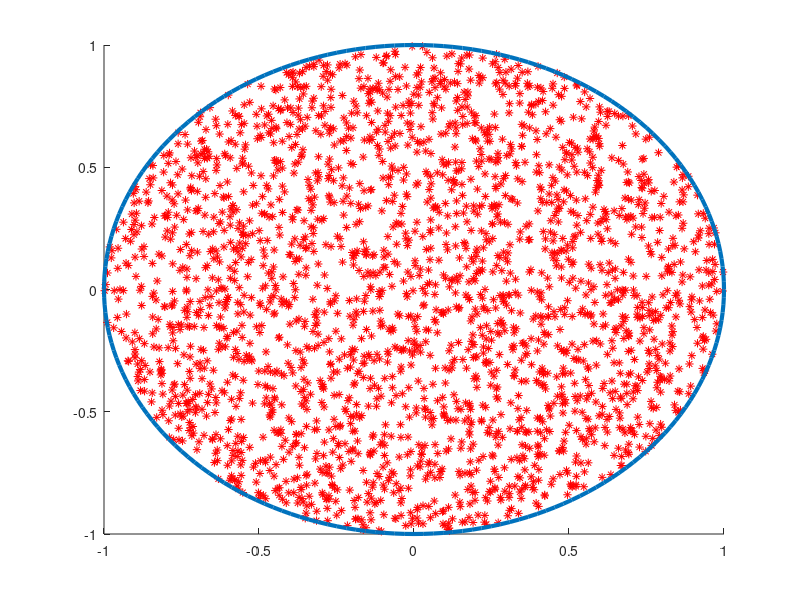

Here is the MATLAB script that generated this plot:
close all;
clear all;

% Project 3.
%
% Students:
%   Adrian Breaz
%   Alexandru Fikl


n = 2500;
X = rand(n, 1);
Y = rand(n, 1);

disp('Exercise number format:');
disp(' - first digit: exercise number');
disp(' - second digit: subproblem number (none if it does not have one)');
exercise = input('Give exercise number: ');

switch exercise
    case 2
        lambda = 1;         % value for which c_{\lambda} is minimal

        cdfexp = @(x) lambda * exp(-lambda * x);
        icdfexp = @(x) -log(1 - x)/ lambda;
        cdfnorm = @(x) sqrt(pi/2) * exp(-x^2/2);
        c = sqrt(2 / pi) * exp(lambda^2 / 2) / lambda;

        % Create a random variable using the exponential and Thm 1
        for i = 1:n
            U = rand();
            x = icdfexp(rand());
            const = 2 * randi([0, 1]) - 1;
            j = 1;

            while cdfnorm(x) <= (U * c * cdfexp(x))
                U = rand();
                x = icdfexp(rand());
                j = j + 1;
            end

            Y(i) = x * const;
            I(i) = j;
        end

        fprintf('The mean is %d\n', mean(I));
        cdfplot(Y);
    case 3
        % Generate (X, Y) uniformly on a square [0, 1]x[0, 1]
        hold on;
        plot(X, Y, 'r*');
        plot([0 1 1 0 0], [0 0 1 1 0], 'LineWidth', 3);
        hold off;
    case 4
        % Generate (X, Y) uniformly on a triangle (0, 0), (1, 0), (0, 1)
        for i = 1:n
            x = rand();
            y = rand();

            while (x + y) > 1
                x = rand();
                y = rand();
            end

            X(i) = x;
            Y(i) = y;
        end

        hold on;
        plot(X, Y, 'r*');
        plot([0 1 0 0], [0 0 1 0], 'LineWidth', 3);
        hold off
    case 5
        % Generate (X, Y) uniformly on the unit disk
        % limits of x and y
        a = 1;
        b = -1;
        r = 1;      % radius

        for i = 1:n
            x = a + (b - a) * rand();
            y = a + (b - a) * rand();

            while (x^2 + y^2) > r
                x = a + (b - a) * rand();
                y = a + (b - a) * rand();
            end

            X(i) = x;
            Y(i) = y;
        end

        hold on;
        plot(X, Y, 'r*');
        plot(r * cos(0:pi/100:2 * pi), r * sin(0:pi/100:2 * pi), 'LineWidth', 3);
        hold off;
    case 6
        % Generate (X, Y) uniformly in the set:
        %   D_f = {(x, y) \in R^2: 0 <= y <= f(x)}
        % for a given f.
        f = @(x) 3 * x.^2;
        Z = linspace(0, 1, 100);

        % limits of x
        a = 1;
        b = 0;

        % limits of f(x)
        c = 3;
        d = 0;

        for i = 1:n
            x = a + (b - a) * rand();
            y = c + (d - c) * rand();

            while y > f(x)
                x = a + (b - a) * rand();
                y = c + (d - c) * rand();
            end

            X(i) = x;
            Y(i) = y;
        end

        hold on;
        plot(X, Y, 'r*');
        plot(Z, f(Z), 'LineWidth', 3);
        hold off;
     case 7
        % Generate X with the density f.
        f = @(x) 2 * sqrt(1 - x.^2) / pi;
        g = @(x) 0.5;

        c =  4/pi;

        % limits of x
        a = 1;
        b = -1;

        for i = 1:n
            U = rand();
            y = a + (b - a) * rand();
            j = 1;

            while f(y) <= (U * c * g(y))
                U = rand();
                y = a + (b - a) * rand();
                j = j + 1;
            end

            X(i) = y;
            Y(i) = j;
        end

        mean(y);
        subplot(2, 1, 1)
        hist(X, 20);
        subplot(2, 1, 2)
        plot(linspace(-1, 1, 100), f(linspace(-1, 1, 100)), 'LineWidth', 3);
    case 9
        % Generate X with the distribution:
        %   P(X = k) = 2/150    if k is even
        %              1/150    if k is odd
        % for k in {1, ..., 100}.
        n = 10000;
        X = zeros(n, 1);
        U = randi(100);
        c = 4/3;

        p = @(k) 1/100;
        q = @(k) (1 + mod(k + 1, 2)) / 150;     % the PDF

        for i = 1:n
            k = randi(100);
            U = rand(1, 1);

            while q(k) <= (U * c * p(k))
                k = randi(100);
                U = rand();
            end

            X(i) = k;
        end

        hist(X, 100);
    case 10
        % Generate (X, Y) unformly in the domain:
        % D =   {(x, y): -2 <= x <= -1, 0 <= y <= x + 2} U
        %       {(x, y): -1 <= x <= 0, 0 <= y <= -x + 1} U
        %       {(x, y): 0 <= x <= 1, 0 <= y <= x + 1} U
        %       {(x, y): 1 <= x <= 2, 0 <= y <= -x + 2}

        % limits of x for each shape
        xa = [-2 -1 0 1];
        xb = [-1 0 1 2];

        % limits of y
        ya = [0 0 0 0];
        yb = [1 2 2 1];

        % coefficient of x in 0 <= y <= a1 * x + a2
        a1 = [1 -1 1 -1];
        a2 = [2 1 1 2];

        % our shape is like:
        % 2           |-              -|
        %             |  -          -  |
        %             |    -      -    |
        %             |      -  -      |
        % 1           -----------------
        %           - |-      |       -| -
        %         -   |  -    |     -  |   -
        %       -     |    -  |   -    |     -
        %     -       |      -| -      |       -
        % 0 --------------------------------------
        %   -2       -1       0        1         2
        % We have 8 triangles that fit into our 4 shapes (for x in [-2 -1], [-1, 0],
        % [0, 1] and [1, 2]).
        q = [1/8 3/8 3/8 1/8]';

        % the probability of to be in one shape
        p = 1/4;

        % max of q/p
        c = 3/2;

        Z = zeros(n, 1);

        for i = 1:n
            k = randi(4);
            U = rand();

            while q(k) <= (U * c * p)
                k = randi(4);
                U = rand();
            end

            x = xa(k) + (xb(k) - xa(k)) * rand();
            y = ya(k) + (yb(k) - ya(k)) * rand();

            while y > (a1(k) * x + a2(k))
                x = xa(k) + (xb(k) - xa(k)) * rand();
                y = ya(k) + (yb(k) - ya(k)) * rand();
            end

            X(i) = x;
            Y(i) = y;
            Z(i) = k;
        end

        subplot(2, 1, 1)
        hist(Z, 4);
        subplot(2, 1, 2)
        hold on;
        plot(X, Y, 'r*');
        plot([-2 -1 -1 -2], [0 0 1 0], 'b', 'LineWidth', 3);
        plot([-1 0 0 -1 -1], [0 0 1 2 0], 'k', 'LineWidth', 3);
        plot([0 1 1 0 0], [0 0 2 1 0], 'b', 'LineWidth', 3);
        plot([1 2 1 1], [0 0 1 0], 'k', 'LineWidth', 3);
        hold off
    otherwise
        fprintf('Wrong exercise number.\n');
        fprintf('Available exercises are:\n');
        disp([2 3 4 5 6 7 9 10]);
end
